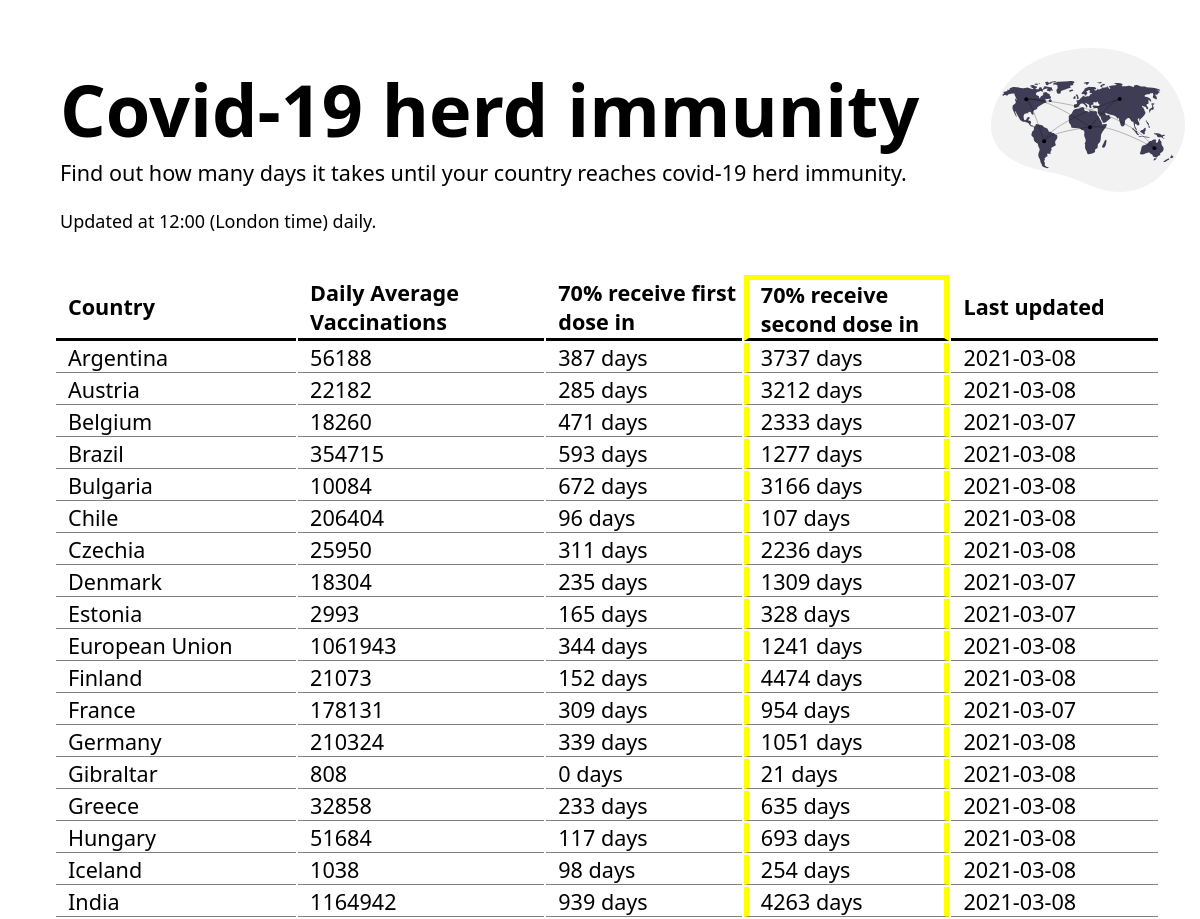
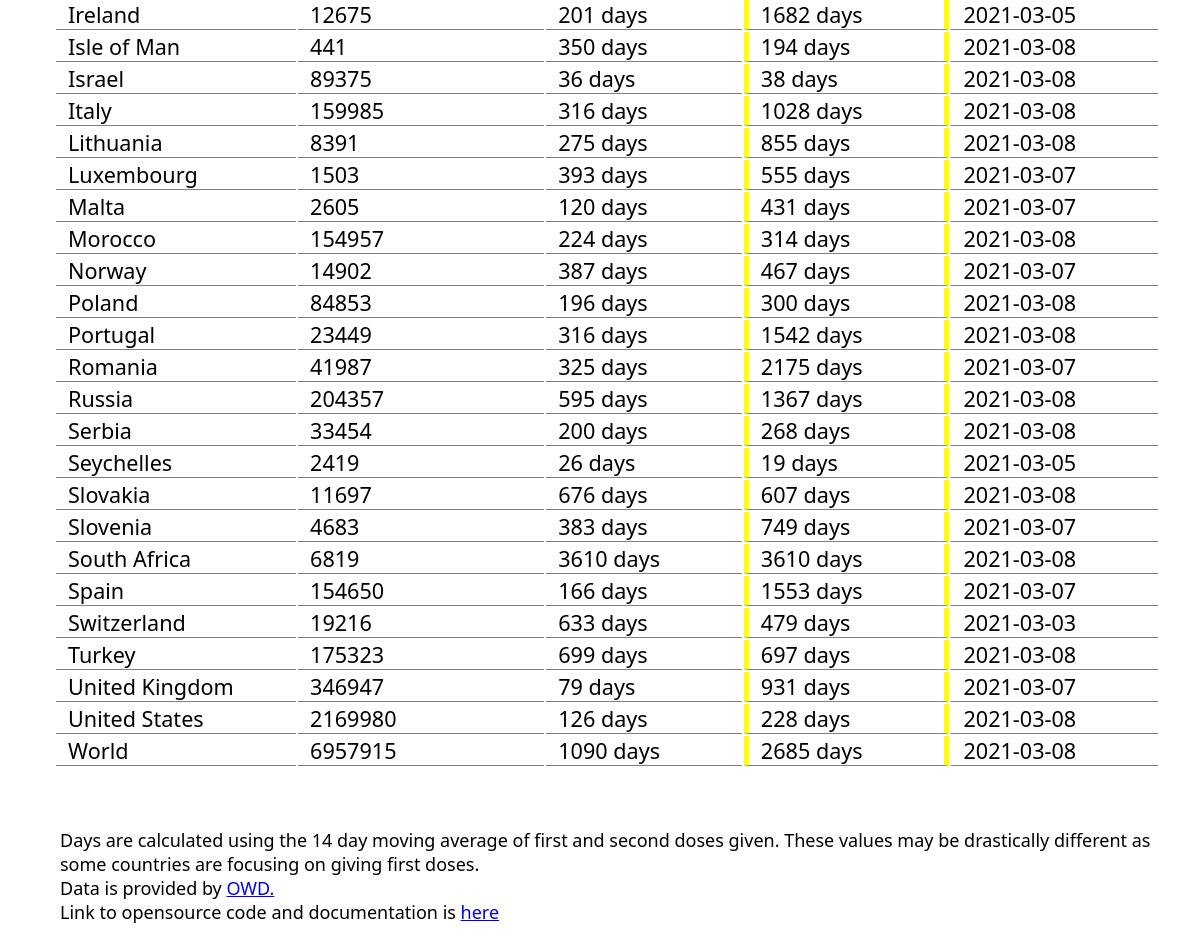
The page / on the database its author committed (2 pictures, top to bottom).
### tables this page shows
CREATE TABLE "ImmunityDate" (
"Country" TEXT,
  "DailyAvg" INTEGER,
  "FDDays" INTEGER,
  "SDDays" INTEGER,
  "Updated" TEXT
);

### app.py (the view)
@app.route('/')
def get_data(name=None):
    agent = request.headers.get('User-Agent')
    g.db = connect_db()
    cur = g.db.execute('SELECT * FROM ImmunityDate WHERE FDDays < 4500 AND SDDays < 4500')
    data = []
    for row in cur.fetchall():
        data.append(row)
    g.db.close()
    if any(phone in agent.lower() for phone in phones):
        return render_template("mobile-view.html", data = data)
    return render_template('index.html', data=data)

### app.py (called while the page is built)
def connect_db():
    return sqlite3.connect('covid.db')

### templates/index.html (shortened to what this page needs)
<!DOCTYPE html>
<html lang="en">
<head>
  <link rel="stylesheet" href='/static/css/main.css' />
</head>
<body>
  <header>
    <div class="heading">
      <h1>Covid-19 herd immunity</h1>
      <h2>Find out how many days it takes until your country reaches covid-19 herd immunity.</h2>
      <br>
      <h3>Updated at 12:00 (London time) daily.</h3>
    </div>
    <img src="{{ url_for('static', filename = 'images/undraw_connected_world_wuay.svg') }}" alt="a svg showing a map">
  </header>
  <div class="time-display">
    <table id="table">
      <table id="table">
        <tr>
          <th>Country</th>
          <th>Daily Average Vaccinations</th>
          <th>70% receive first dose in</th>
          <th id="twodose_col">70% receive second dose in</th>
          <th>Last updated</th>
        </tr>
        <tr>
          <td>{{row[0]}}</td>
          <td>{{row[1]}}</td>
          <td>{{row[2]}} days</td>
          <td id="twodose_day">{{row[3]}} days</td>
          <td>{{row[4]}}</td>
        </tr>
      </table>
  </div>
  <div class="footer">
    <h3>
      Days are calculated using the 14 day moving average of first and second doses given.
      These values may be drastically different as some countries are focusing on giving first doses.
    </h3>
    <h3>
      Data is provided by <a target="blank"
        href="https://github.com/owid/covid-19-data/tree/master/public/data">OWD.</a>
    </h3>
    <h3>
      Link to opensource code and documentation is <a target="blank" href="https://github.com/szelesaron/herd-immunity">here</a>
    </h3>
  </div>
</body>
</html>

### static/css/main.css (style rules this page uses)
:root { --green: #13713E; --fontSmall: 1.5vw; --fontMedium: 1.8vw; --fontLarge: 6vw; }
* { margin: 0; padding: 0; font-family: 'Segoe UI', Tahoma, Geneva, Verdana, sans-serif; }
body { background: white; }
h1 { font-size: var(--fontLarge); }
h2 { font-size: var(--fontMedium); font-weight: lighter; }
h3 { font-size: var(--fontSmall); font-weight: lighter; }
header { height: min-content; display: flex; }
.heading { padding-left: 5vw; padding-top: 5vw; }
header img { position: initial; height: 12vw; padding-left: 6vw; padding-top: 4vw; }
.time-display { display: flex; padding-top: 5vh; padding-left: 5vh; padding-right: 5vh; margin-left: 10px; }
.time-display th { position: sticky; top: 0; font-size: var(--fontMedium); background-color: white; border-bottom: 3px solid; width: 100vh; text-align: left; padding-left: 1vw; }
.time-display td { padding-left: 1vw; border-bottom: 1px solid gray; font-size: var(--fontMedium); }
.footer { margin: 5vw 0 5vw 5vw; height: 10vh; display: flex; flex-direction: column; justify-content: space-around; }
.footer h3 { flex: 1; }
#twodose_col { border: 5px solid yellow; border-bottom: 3px solid; }
#twodose_day { border-left: 5px solid yellow; border-right: 5px solid yellow; }

### rows shown on the page
ImmunityDate: Country "Argentina", DailyAvg "56188", FDDays "387", SDDays "3737", Updated "2021-03-08"
ImmunityDate: Country "Austria", DailyAvg "22182", FDDays "285", SDDays "3212", Updated "2021-03-08"
ImmunityDate: Country "Belgium", DailyAvg "18260", FDDays "471", SDDays "2333", Updated "2021-03-07"
ImmunityDate: Country "Brazil", DailyAvg "354715", FDDays "593", SDDays "1277", Updated "2021-03-08"
ImmunityDate: Country "Bulgaria", DailyAvg "10084", FDDays "672", SDDays "3166", Updated "2021-03-08"
ImmunityDate: Country "Chile", DailyAvg "206404", FDDays "96", SDDays "107", Updated "2021-03-08"
ImmunityDate: Country "Czechia", DailyAvg "25950", FDDays "311", SDDays "2236", Updated "2021-03-08"
ImmunityDate: Country "Denmark", DailyAvg "18304", FDDays "235", SDDays "1309", Updated "2021-03-07"
ImmunityDate: Country "Estonia", DailyAvg "2993", FDDays "165", SDDays "328", Updated "2021-03-07"
ImmunityDate: Country "European Union", DailyAvg "1061943", FDDays "344", SDDays "1241", Updated "2021-03-08"
ImmunityDate: Country "Finland", DailyAvg "21073", FDDays "152", SDDays "4474", Updated "2021-03-08"
ImmunityDate: Country "France", DailyAvg "178131", FDDays "309", SDDays "954", Updated "2021-03-07"
ImmunityDate: Country "Germany", DailyAvg "210324", FDDays "339", SDDays "1051", Updated "2021-03-08"
ImmunityDate: Country "Gibraltar", DailyAvg "808", FDDays "0", SDDays "21", Updated "2021-03-08"
ImmunityDate: Country "Greece", DailyAvg "32858", FDDays "233", SDDays "635", Updated "2021-03-08"
ImmunityDate: Country "Hungary", DailyAvg "51684", FDDays "117", SDDays "693", Updated "2021-03-08"
ImmunityDate: Country "Iceland", DailyAvg "1038", FDDays "98", SDDays "254", Updated "2021-03-08"
ImmunityDate: Country "India", DailyAvg "1164942", FDDays "939", SDDays "4263", Updated "2021-03-08"
ImmunityDate: Country "Ireland", DailyAvg "12675", FDDays "201", SDDays "1682", Updated "2021-03-05"
ImmunityDate: Country "Isle of Man", DailyAvg "441", FDDays "350", SDDays "194", Updated "2021-03-08"
ImmunityDate: Country "Israel", DailyAvg "89375", FDDays "36", SDDays "38", Updated "2021-03-08"
ImmunityDate: Country "Italy", DailyAvg "159985", FDDays "316", SDDays "1028", Updated "2021-03-08"
ImmunityDate: Country "Lithuania", DailyAvg "8391", FDDays "275", SDDays "855", Updated "2021-03-08"
ImmunityDate: Country "Luxembourg", DailyAvg "1503", FDDays "393", SDDays "555", Updated "2021-03-07"
ImmunityDate: Country "Malta", DailyAvg "2605", FDDays "120", SDDays "431", Updated "2021-03-07"
ImmunityDate: Country "Morocco", DailyAvg "154957", FDDays "224", SDDays "314", Updated "2021-03-08"
ImmunityDate: Country "Norway", DailyAvg "14902", FDDays "387", SDDays "467", Updated "2021-03-07"
ImmunityDate: Country "Poland", DailyAvg "84853", FDDays "196", SDDays "300", Updated "2021-03-08"
ImmunityDate: Country "Portugal", DailyAvg "23449", FDDays "316", SDDays "1542", Updated "2021-03-08"
ImmunityDate: Country "Romania", DailyAvg "41987", FDDays "325", SDDays "2175", Updated "2021-03-07"
ImmunityDate: Country "Russia", DailyAvg "204357", FDDays "595", SDDays "1367", Updated "2021-03-08"
ImmunityDate: Country "Serbia", DailyAvg "33454", FDDays "200", SDDays "268", Updated "2021-03-08"
ImmunityDate: Country "Seychelles", DailyAvg "2419", FDDays "26", SDDays "19", Updated "2021-03-05"
ImmunityDate: Country "Slovakia", DailyAvg "11697", FDDays "676", SDDays "607", Updated "2021-03-08"
ImmunityDate: Country "Slovenia", DailyAvg "4683", FDDays "383", SDDays "749", Updated "2021-03-07"
ImmunityDate: Country "South Africa", DailyAvg "6819", FDDays "3610", SDDays "3610", Updated "2021-03-08"
ImmunityDate: Country "Spain", DailyAvg "154650", FDDays "166", SDDays "1553", Updated "2021-03-07"
ImmunityDate: Country "Switzerland", DailyAvg "19216", FDDays "633", SDDays "479", Updated "2021-03-03"
ImmunityDate: Country "Turkey", DailyAvg "175323", FDDays "699", SDDays "697", Updated "2021-03-08"
ImmunityDate: Country "United Kingdom", DailyAvg "346947", FDDays "79", SDDays "931", Updated "2021-03-07"
ImmunityDate: Country "United States", DailyAvg "2169980", FDDays "126", SDDays "228", Updated "2021-03-08"
ImmunityDate: Country "World", DailyAvg "6957915", FDDays "1090", SDDays "2685", Updated "2021-03-08"
